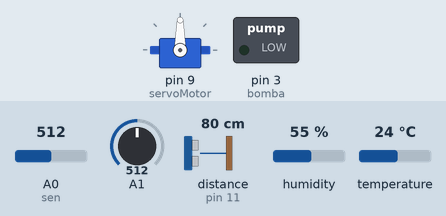
This sketch was run on a simulated Arduino Uno, built with avr-gcc and run on an emulated ATmega328P. Shown: servo, switched loads named in the sketch (green lamp = pin HIGH). Wiring (inferred from the names in the program): ultrasonic range finder: trigger pin 10; echo pin 11. Dashed ring = blinking. The test bench sets the inputs (shaded band); at power-on: distance to the obstacle (sensor on pin 11) 80 cm, A0 (sen) = 512, A1 = 512, humidity 55 %, temperature 24 °C. The echo pulse lasts 58.3 µs per cm; pins used as bus, display or sensor lines are not drawn; what the sketch prints to the serial monitor is not drawn.

Above: at 1.2 s.
1.3 s: distance to the obstacle (sensor on pin 11) set to 34 cm
7.4 s: distance to the obstacle (sensor on pin 11) set to 28 cm
At 8.0 s:
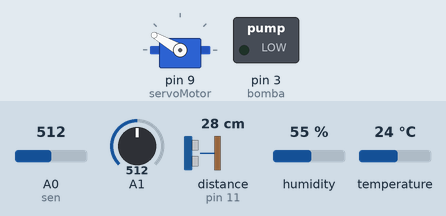
10.9 s: A0 (sen) set to 535
At 11.9 s:
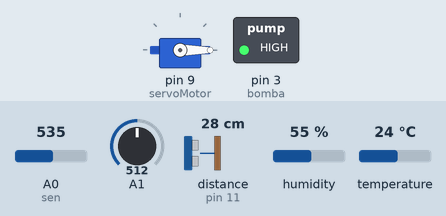
17.0 s: A0 (sen) set to 306
At 18.0 s:
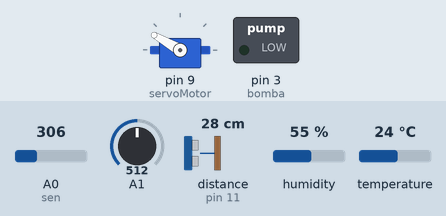
20.5 s: A0 (sen) set to 716
At 21.9 s:
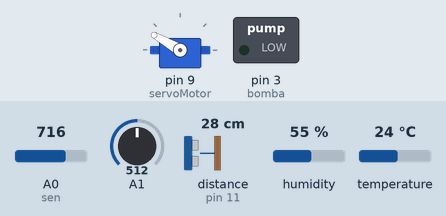
Timing chart, 0 to 25.0 s (numbered marks = the images above; inputs shaded):
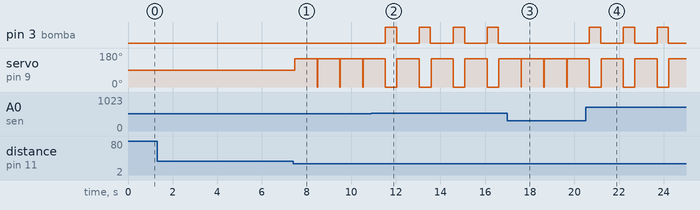

The sketch:

examenu1.ino
```cpp
#include <Servo.h>
#include "DHT.h"
#define DHTPIN 4
#define DHTTYPE DHT11
DHT dht(DHTPIN, DHTTYPE);
Servo servoMotor;
const int Trigger = 10;
const int Echo = 11;
const int sen = A0;
const int bomba = 3;
void setup() {
  Serial.begin(9600);
  dht.begin();
  servoMotor.attach(9);
  pinMode(Trigger, OUTPUT);
  pinMode(Echo, INPUT);
  digitalWrite(Trigger, LOW);
  pinMode(bomba, OUTPUT);
}

void loop() {
  long p;
  long d;
  digitalWrite(Trigger, HIGH);
  delayMicroseconds(10);
  digitalWrite(Trigger, LOW);
  p = pulseIn(Echo, HIGH);
  d = p / 2 * 0.034;
  if (d < 30) {
    Serial.print(" Objeto a menos de 30 ");
    servoMotor.write(150);
    delay(1000);
    servoMotor.write(0);
  }

  int humedad = analogRead(sen);
  int h = map(humedad, 0, 1023, 100, 0);
  if (h < 50) {
    Serial.print(" Bomba activada ");
    digitalWrite(bomba, HIGH);
    delay(500);
    digitalWrite(bomba, LOW);
  }

  int luzLeida = analogRead(A1);
  int luz = map(luzLeida, 0, 1023, 0, 100);
  Serial.print(luz);
  Serial.print(" % LUZ ");
  float t = dht.readTemperature();
  if (isnan(t)) {
    Serial.println(F("Failed to read from DHT sensor!"));
    return;
  }
  Serial.print(F("% Temperatura: "));
  Serial.print(t);
  Serial.print(F("°C "));
  Serial.print(d);
  Serial.print("cm ");
  Serial.print(h);
  Serial.print("% de humedad ");
  Serial.println("");
}
```

Measured:
- the behaviour switches between 31 and 30 cm on distance to the obstacle (sensor on pin 11) (found by bisection; images 0 and 1)
- the behaviour switches between 521 and 522 on A0 (sen) (found by bisection; images 1 and 2)
- after the input at 1.3 s, every drawn part: stays the same
- after the input at 7.4 s, servo on pin 9 (servoMotor): 90° → 150° after 0.07 s
- after the input at 10.9 s, pin 3 (bomba): alternates HIGH for 0.50 s and LOW for 1.0 s, starting after 0.64 s; servo on pin 9 (servoMotor): alternates 150° for 1.0 s and 0° for 0.53 s, starting after 1.1 s
- after the input at 17.0 s, pin 3 (bomba): stops changing and stays LOW; servo on pin 9 (servoMotor): 0° → 150° after 0.63 s
- after the input at 20.5 s, pin 3 (bomba): alternates HIGH for 0.50 s and LOW for 1.0 s, starting after 0.17 s; servo on pin 9 (servoMotor): alternates 150° for 1.0 s and 0° for 0.52 s, starting after 0.70 s
